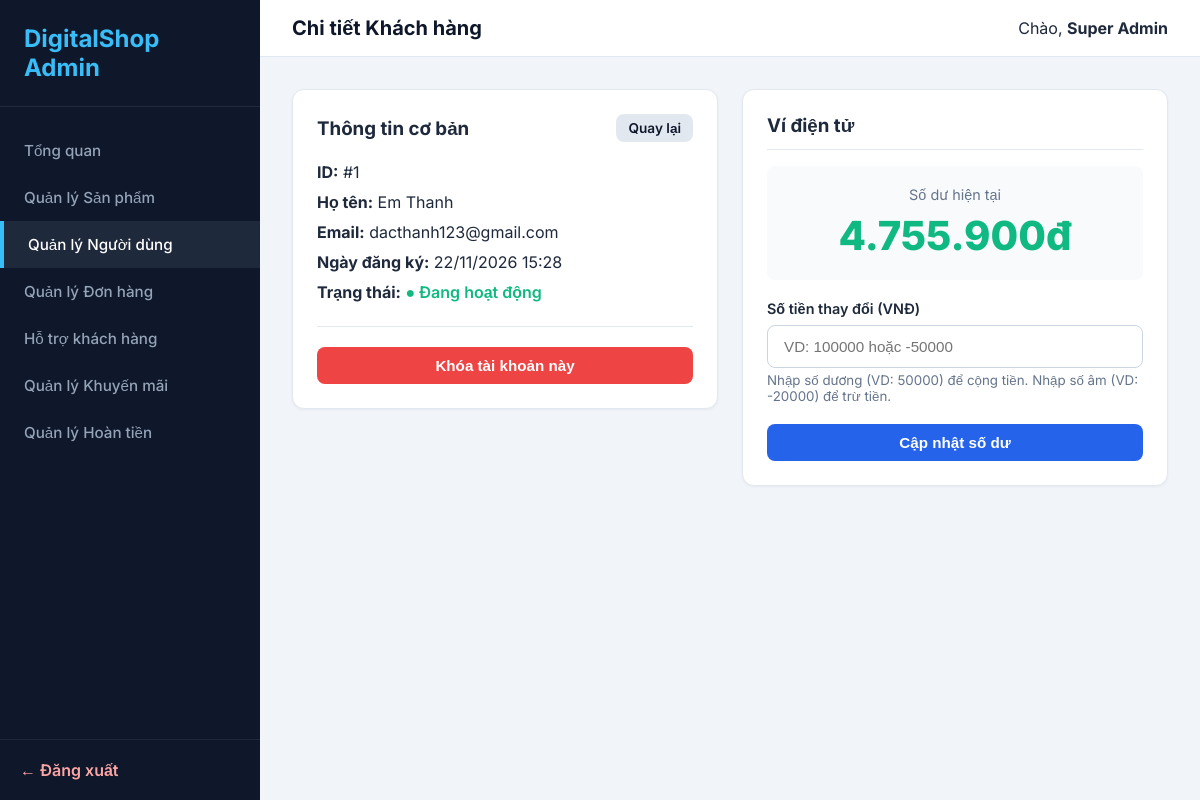
The app's page /admin/pages/user-detail.php?id=1 (signed in) with its own data.
### tables this page shows
CREATE TABLE `users` (
  `id` int(11) UNSIGNED NOT NULL,
  `name` varchar(100) NOT NULL,
  `email` varchar(150) NOT NULL,
  `password_hash` varchar(255) NOT NULL,
  `balance` bigint(20) NOT NULL DEFAULT 0,
  `status` enum('active','banned') NOT NULL DEFAULT 'active',
  `created_at` datetime NOT NULL DEFAULT current_timestamp()
);

### shared/bootstrap-admin.php (called while the page is built, shortened)
<?php
$host = '127.0.0.1'; $dbname = 'digital_shop'; $user = 'root'; $pass = '';
try {
    $db = new PDO("mysql:host=$host;dbname=$dbname;charset=utf8mb4", $user, $pass);
    $db->setAttribute(PDO::ATTR_ERRMODE, PDO::ERRMODE_EXCEPTION);
    $db->setAttribute(PDO::ATTR_DEFAULT_FETCH_MODE, PDO::FETCH_ASSOC);
} catch (Exception $e) { die("Lỗi DB: " . $e->getMessage()); }
function e($s) { return htmlspecialchars($s ?? '', ENT_QUOTES, 'UTF-8'); }
function money($amount) { return number_format($amount, 0, ',', '.') . 'đ'; }
function is_admin_logged_in() { return isset($_SESSION['admin_id']); }
function current_admin() {
    global $db;
    $stmt = $db->prepare("SELECT * FROM admins WHERE id = ?");
    $stmt->execute([$_SESSION['admin_id']]);
    return $stmt->fetch();
}
function admin_view($template, $data = []) {
    extract($data);
    require __DIR__ . '/../admin/views/layouts/admin.php';
}

### admin/pages/user-detail.php (called while the page is built, shortened)
<?php
require __DIR__ . '/../../shared/bootstrap-admin.php';
$id = isset($_GET['id']) ? (int)$_GET['id'] : 0;
$stmt = $db->prepare("SELECT * FROM users WHERE id = ?");
$stmt->execute([$id]);
$user = $stmt->fetch();
$errors = [];
$success = '';
admin_view('user-detail', [
    'title' => 'Chi tiết Khách hàng',
    'user' => $user,
    'errors' => $errors,
    'success' => $success
]);

### admin/views/user-detail.php (the view, shortened to what this page needs)
<div style="display: grid; grid-template-columns: 1fr 1fr; gap: 24px;">
    <div>
        <div class="data-card" style="padding: 24px; margin-bottom: 24px;">
            <div style="display: flex; justify-content: space-between; align-items: center; margin-bottom: 20px;">
                <h3>Thông tin cơ bản</h3>
                <a href="<?= ADMIN_BASE ?>/pages/users.php" class="btn btn-sm" style="background: #e2e8f0; color: #0f172a; text-decoration: none;">Quay lại</a>
            </div>
            <p style="margin-bottom: 10px;"><strong>ID:</strong> #<?= $user['id'] ?></p>
            <p style="margin-bottom: 10px;"><strong>Họ tên:</strong> <?= e($user['name']) ?></p>
            <p style="margin-bottom: 10px;"><strong>Email:</strong> <?= e($user['email']) ?></p>
            <p style="margin-bottom: 10px;"><strong>Ngày đăng ký:</strong> <?= date('d/m/Y H:i', strtotime($user['created_at'])) ?></p>
            <p style="margin-bottom: 10px;"><strong>Trạng thái:</strong>
                <?php if ($user['status'] == 'active'): ?>
                    <span style="color: #10b981; font-weight: 600;">● Đang hoạt động</span>
                <?php else: ?>
                    <span style="color: #ef4444; font-weight: 600;">○ Đang bị khóa</span>
                <?php endif; ?>
            </p>
            <form method="post" style="margin-top: 24px; border-top: 1px solid #e2e8f0; padding-top: 20px;">
                <button type="submit" class="btn" style="width: 100%; background: <?= $user['status'] == 'active' ? '#ef4444' : '#10b981' ?>; color: white;">
                    <?= $user['status'] == 'active' ? 'Khóa tài khoản này' : 'Mở khóa tài khoản' ?>
                </button>
            </form>
        </div>
    </div>
    <div>
        <div class="data-card" style="padding: 24px;">
            <h3 style="margin-bottom: 16px; border-bottom: 1px solid #e2e8f0; padding-bottom: 12px;">Ví điện tử</h3>
            <div style="background: #f8fafc; padding: 20px; border-radius: 8px; text-align: center; margin-bottom: 20px;">
                <p style="color: #64748b; font-size: 0.9rem; margin-bottom: 8px;">Số dư hiện tại</p>
                <div style="font-size: 2.5rem; font-weight: 800; color: #10b981;"><?= money($user['balance']) ?></div>
            </div>
            <form method="post">
                <div class="form-group">
                    <label>Số tiền thay đổi (VNĐ)</label>
                    <input type="number" name="amount" class="form-control" placeholder="VD: 100000 hoặc -50000" required>
                    <small style="color:#64748b; display:block; margin-top:4px;">Nhập số dương (VD: 50000) để cộng tiền. Nhập số âm (VD: -20000) để trừ tiền.</small>
                </div>
                <button type="submit" class="btn btn-primary" style="width: 100%;">Cập nhật số dư</button>
            </form>
        </div>
    </div>
</div>

### admin/views/layouts/admin.php (shortened to what this page needs)
<!DOCTYPE html>
<html lang="vi">
<head>
    <link rel="stylesheet" href="<?= ADMIN_BASE ?>/assets/css/admin.css">
</head>
<body>
    <aside class="sidebar">
        <a href="<?= ADMIN_BASE ?>/index.php" class="sidebar-logo">DigitalShop Admin</a>
        <ul class="sidebar-menu">
            <li><a href="<?= ADMIN_BASE ?>/index.php" class="<?= (basename($_SERVER['PHP_SELF']) == 'index.php') ? 'active' : '' ?>">Tổng quan</a></li>
            <li><a href="<?= ADMIN_BASE ?>/pages/products.php" class="<?= (basename($_SERVER['PHP_SELF']) == 'products.php') ? 'active' : '' ?>">Quản lý Sản phẩm</a></li>
            <li><a href="<?= ADMIN_BASE ?>/pages/users.php" class="<?= (basename($_SERVER['PHP_SELF']) == 'users.php' || basename($_SERVER['PHP_SELF']) == 'user-detail.php') ? 'active' : '' ?>">Quản lý Người dùng</a></li>
            <li><a href="<?= ADMIN_BASE ?>/pages/orders.php" class="<?= (basename($_SERVER['PHP_SELF']) == 'orders.php' || basename($_SERVER['PHP_SELF']) == 'order-detail.php') ? 'active' : '' ?>">Quản lý Đơn hàng</a></li>
            <li><a href="<?= ADMIN_BASE ?>/pages/tickets.php" class="<?= (basename($_SERVER['PHP_SELF']) == 'tickets.php' || basename($_SERVER['PHP_SELF']) == 'ticket-detail.php') ? 'active' : '' ?>">Hỗ trợ khách hàng</a></li>
            <li><a href="<?= ADMIN_BASE ?>/pages/coupons.php" class="<?= (basename($_SERVER['PHP_SELF']) == 'coupons.php') ? 'active' : '' ?>">Quản lý Khuyến mãi</a></li>
            <li>
    <a href="<?= ADMIN_BASE ?>/pages/refunds.php" class="<?= (basename($_SERVER['PHP_SELF']) == 'refunds.php') ? 'active' : '' ?>">
        Quản lý Hoàn tiền
    </a>
</li>
        </ul>
        <div class="sidebar-footer"><a href="<?= ADMIN_BASE ?>/logout.php">← Đăng xuất</a></div>
    </aside>
    <main class="main-content">
        <header class="topbar">
            <h2><?= e($title ?? 'Dashboard') ?></h2>
            <div>Chào, <strong><?= e(current_admin()['name']) ?></strong></div>
        </header>
        <div class="content-area">
            <?php require __DIR__ . '/../' . $template . '.php'; ?>
        </div>
    </main>
</body>
</html>

### admin/assets/css/admin.css (style rules this page uses)
* { box-sizing: border-box; margin: 0; padding: 0; }
body { font-family: 'Inter', sans-serif; background: #f1f5f9; color: #1e293b; display: flex; min-height: 100vh; }
.sidebar { width: 260px; background: #0f172a; color: #fff; display: flex; flex-direction: column; position: fixed; height: 100vh; }
.sidebar-logo { padding: 24px; font-size: 1.5rem; font-weight: 700; border-bottom: 1px solid #1e293b; color: #38bdf8; text-decoration: none; }
.sidebar-menu { list-style: none; padding: 20px 0; flex: 1; }
.sidebar-menu a { display: block; padding: 14px 24px; color: #94a3b8; text-decoration: none; font-weight: 500; transition: 0.2s; font-size: 0.95rem; }
.sidebar-menu a:hover, .sidebar-menu a.active { background: #1e293b; color: #fff; border-left: 4px solid #38bdf8; }
.sidebar-footer { padding: 20px; border-top: 1px solid #1e293b; }
.sidebar-footer a { color: #fca5a5; text-decoration: none; font-weight: 600; }
.main-content { flex: 1; margin-left: 260px; display: flex; flex-direction: column; }
.topbar { background: #fff; padding: 16px 32px; display: flex; justify-content: space-between; align-items: center; border-bottom: 1px solid #e2e8f0; }
.topbar h2 { font-size: 1.25rem; font-weight: 700; color: #0f172a; }
.content-area { padding: 32px; }
.data-card { background: #fff; border-radius: 12px; border: 1px solid #e2e8f0; overflow: hidden; box-shadow: 0 1px 3px rgba(0,0,0,0.05); }
.form-group { margin-bottom: 20px; }
.form-group label { display: block; margin-bottom: 8px; font-weight: 600; font-size: 0.9rem; }
.form-control { width: 100%; padding: 12px 16px; border: 1px solid #cbd5e1; border-radius: 8px; font-size: 0.95rem; outline: none; }
.btn { padding: 10px 20px; border-radius: 8px; font-weight: 600; cursor: pointer; border: none; font-size: 0.95rem; text-decoration: none; display: inline-block; }
.btn-primary { background: #2563eb; color: #fff; }
.btn-sm { padding: 6px 12px; font-size: 0.85rem; }

### records on screen
users: id "1", name "Em Thanh", email "dacthanh123@gmail.com", created_at "22/11/2026 15:28", balance "4.755.900đ"

### other values on screen
$title "Chi tiết Khách hàng"
current_admin()['name'] "Super Admin"
